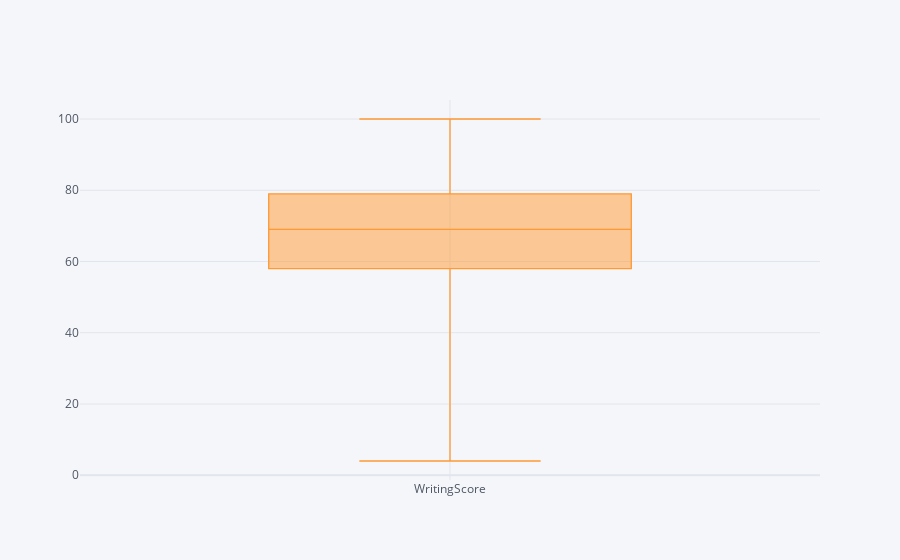

Notebook source saved alongside this figure:
### Code cell
df['WritingScore'].iplot(kind = 'box')

### Figure 1 — Plotly figure (JSON) as saved in the notebook; plotly's stock layout.template omitted (floating-point values rounded to 4 significant figures; data arrays with more than 128 entries replaced by an {"elided": "..."} marker saying what was removed)
{"data": [{"boxpoints": false, "line": {"width": 1.3}, "marker": {"color": "rgba(255, 153, 51, 1.0)"}, "name": "WritingScore", "orientation": "v", "type": "box", "y": {"elided": "30641 int values"}}], "layout": {"legend": {"bgcolor": "#F5F6F9", "font": {"color": "#4D5663"}}, "paper_bgcolor": "#F5F6F9", "plot_bgcolor": "#F5F6F9", "title": {"font": {"color": "#4D5663"}}, "xaxis": {"gridcolor": "#E1E5ED", "showgrid": true, "tickfont": {"color": "#4D5663"}, "title": {"font": {"color": "#4D5663"}, "text": ""}, "zerolinecolor": "#E1E5ED"}, "yaxis": {"gridcolor": "#E1E5ED", "showgrid": true, "tickfont": {"color": "#4D5663"}, "title": {"font": {"color": "#4D5663"}, "text": ""}, "zerolinecolor": "#E1E5ED"}}}
